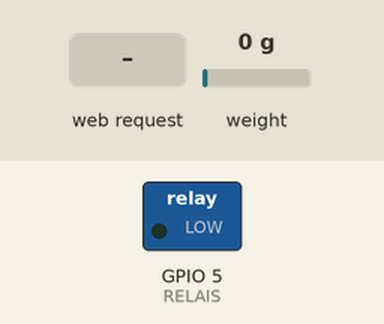
This sketch was run on a simulated ESP8266 (NodeMCU). Shown: switched loads named in the sketch (green lamp = pin HIGH). The test bench sets the inputs (shaded band); at power-on: weight on the scale 0 g. WiFi joins after 1.5 s; servers stay silent unless stated; the audio player accepts every command and is not drawn; what the sketch prints to the serial monitor is not drawn.

Above: at 3.2 s.
3.3 s: HTTP request GET /?action=rotate received
At 4.4 s:
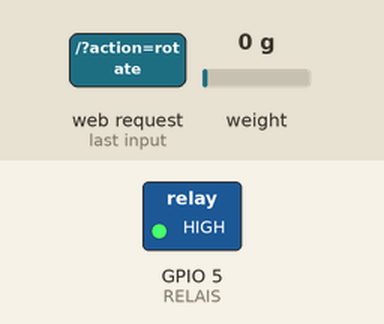
Timing chart, 0 to 6.3 s (numbered marks = the images above; inputs shaded):
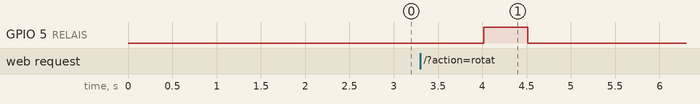

The sketch:

code.ino
```cpp
#include <ESP8266WiFi.h>
#include <ESP8266WebServer.h>
#include "HX711.h"
#include <SoftwareSerial.h>
#include <DFRobotDFPlayerMini.h>

// WiFi
const char* ssid = "Reseau YC";
const char* password = "classcroute01";

// Broches
#define RELAIS 5
#define DF_RX  13  // RX du DFPlayer (vers TX ESP8266)
#define DF_TX  2   // TX du DFPlayer (vers RX ESP8266)
#define DOUT 14    // HX711 Data (D5 sur NodeMCU)
#define SCK  12    // HX711 Clock (D6 sur NodeMCU)

// Seuils de poids
#define SEUIL_HAUT 50.0
#define SEUIL_BAS 30.0

ESP8266WebServer server(80);
HX711 balance;
SoftwareSerial mp3Serial(DF_RX, DF_TX);
DFRobotDFPlayerMini dfPlayer;

float facteur_calibration = 11370.0;
float OFFSET_FIXE = 37.98;

unsigned long reveilTimestamp = 0;
bool attente15min = false;
bool musiqueActive = false;
bool surveillanceActive = false;
bool dejaLeve = false;

void handleRequest() {
    if (server.arg("action") == "rotate") {
        server.send(200, "text/plain", "Action effectuée !");
        yield();
        Serial.println("Activation du relais...");

        digitalWrite(RELAIS, HIGH);
        delay(500);
        digitalWrite(RELAIS, LOW);

        reveilTimestamp = millis();
        attente15min = true;
        dejaLeve = false;
    }
}

void setup() {
    Serial.begin(115200);
    pinMode(RELAIS, OUTPUT);

    WiFi.begin(ssid, password);
    unsigned long wifiTimeout = millis();
    while (WiFi.status() != WL_CONNECTED && millis() - wifiTimeout < 30000) {
        delay(500);
        Serial.print(".");
    }
    if (WiFi.status() == WL_CONNECTED) {
        Serial.println("\nConnecté. IP: " + WiFi.localIP().toString());
    } else {
        Serial.println("\n⚠️ Échec de connexion Wi-Fi !");
    }

    server.on("/", handleRequest);
    server.begin();
    Serial.println("Serveur Web démarré.");

    balance.begin(DOUT, SCK);
    balance.set_scale(facteur_calibration);

    // Init DFPlayer Mini sur les nouvelles broches
    mp3Serial.begin(9600);
    if (!dfPlayer.begin(mp3Serial)) {
        Serial.println("⚠️ Erreur DFPlayer Mini !");
        while (true);
    }
    dfPlayer.volume(20);
}

void loop() {
    server.handleClient();

    float poids = (balance.get_units(10) - OFFSET_FIXE);
    Serial.print("Poids mesuré : ");
    Serial.println(poids);

    unsigned long elapsedTime = millis() - reveilTimestamp;

    // Déclenchement après 15 min
    if (attente15min && elapsedTime >= 900000) {
        Serial.println("⏳ Temps écoulé : Vérification du lit.");
        attente15min = false;

        if (poids > SEUIL_HAUT) {
            musiqueActive = true;
            dfPlayer.loop(1);  // 🔥 Joue le fichier 1 en boucle
            Serial.println("🎵 Tu es encore au lit ! Musique activée.");
        }
    }

    // Arrêt de la musique quand l'utilisateur se lève
    if (musiqueActive && poids < SEUIL_BAS) {
        musiqueActive = false;
        dfPlayer.stop();
        dejaLeve = true;
        reveilTimestamp = millis();
        Serial.println("✅ Tu es levé, musique arrêtée.");
    }

    // Surveillance pendant 1h après le réveil
    if (dejaLeve && (millis() - reveilTimestamp <= 3600000)) {
        if (poids > SEUIL_HAUT && !musiqueActive) {
            musiqueActive = true;
            dfPlayer.loop(1);  // 🔥 Joue en boucle
            Serial.println("🎵 Tu es retourné au lit ! Musique réactivée.");
        }
    }
}
```

Measured:
- after the input at 3.3 s, GPIO 5 (RELAIS): LOW → HIGH after 0.71 s, → LOW 0.50 s later
